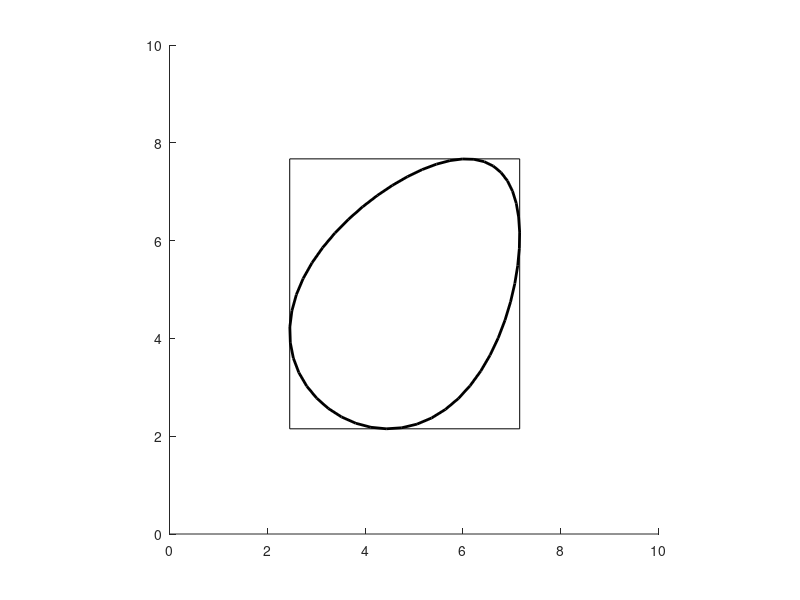

Reproduce this figure in MATLAB.
function egg_box_test()
    eggxample01();

end

function eggxample01()
    %set the oval hyper-parameters
    egg_params = struct();
    egg_params.a = 3; egg_params.b = 2; egg_params.c = .15;

    %specify the position and orientation of the egg
    x0 = 5; y0 = 5; theta = 1;
    %set up the axis
    hold on; axis equal; axis square
    axis([0,10,0,10])
    
    s_perimeter = linspace(0,1,50);

    [V_vals, G_vals] = egg_func(s_perimeter,x0,y0,theta,egg_params);
        
    plot(V_vals(1,:),V_vals(2,:),'k','LineWidth',2);

    s_tangent = .3;
    [V_tangent, G_tangent] = egg_func(s_tangent,x0,y0,theta,egg_params);
    
    %plot(V_tangent(1,:),V_tangent(2,:),'ro','MarkerFaceColor','r','MarkerSize',4);
    %plot(V_tangent(1)+[0,G_tangent(1)],V_tangent(2)+[0,G_tangent(2)],'k','LineWidth',2);
    %plot(V_vals(1,:),V_vals(2,:),'ro','MarkerFaceColor','r','MarkerSize',4);

    [xmin,xmax,ymin,ymax] = find_bounding_box(x0,y0,theta,egg_params);

    plot([xmin,xmax,xmax,xmin,xmin],[ymin,ymin,ymax,ymax,ymin],'k');

end

function [xmin, xmax, ymin, ymax] = find_bounding_box(x0, y0, theta, egg_params)
    
    egg_wrapper_func2_x = @(s_in) egg_wrapper_func1_x(s_in,x0,y0,theta,egg_params);
    egg_wrapper_func2_y = @(s_in) egg_wrapper_func1_y(s_in,x0,y0,theta,egg_params);

    s_guess_list = 0:.2:1;

    dxtol = 1e-14; ytol = 1e-14; max_iter = 200; dfdxmin = 1e-8;

    x_list = [];
    y_list = [];
    for s_guess = s_guess_list
        s_rootx = orion_secant(egg_wrapper_func2_x,s_guess,s_guess+1e-4,dxtol,ytol,max_iter,dfdxmin);
        [V,~] = egg_func(s_rootx,x0,y0,theta,egg_params);
        x_list(end+1) = V(1);

        s_rooty = orion_secant(egg_wrapper_func2_y,s_guess,s_guess+1e-4,dxtol,ytol,max_iter,dfdxmin);
        [V,~] = egg_func(s_rooty,x0,y0,theta,egg_params);
        y_list(end+1) = V(2);

    end

    xmin = min(x_list);
    xmax = max(x_list);
    ymin = min(y_list);
    ymax = max(y_list);
end

function Gx = egg_wrapper_func1_x(s,x0,y0,theta,egg_params)
    [~,G] = egg_func(s,x0,y0,theta,egg_params);
    Gx = G(1);
end

function Gy = egg_wrapper_func1_y(s,x0,y0,theta,egg_params)
    [~,G] = egg_func(s,x0,y0,theta,egg_params);
    Gy = G(2); 
end



% y0 = 1
% %set up axis
% hold on; axis equal; axis square;
% 
% 
% [V_vals, G_vals] = egg_func(s_perimeter, x0,y0,theta,egg_params)
% 
% plot(V_vals(1:)), 

%This function generates the parametric curve describing an oval
%INPUTS:
%s: the curve parametr. s is a number from 0 to 1. The curve function has a
% period of 1, so s=.3 and s=1.3 will generate the same output
% s can also be a list (row vector) of numbers
%theta: rotation of the oval. theta is a number from 0 to 2*pi.
% Increasing theta rotates the oval counterclockwise
%x0: horizontal offset of the oval
%y0: vertical offset of the oval
%egg_params: a struct describing the hyperparameters of the oval
% egg_params has three variables, a,b, and c
% without any rotation/translation, the oval satisfies the equation:
% xˆ2/aˆ2 + (yˆ2/bˆ2)*eˆ(c*x) = 1
% tweaking a,b,c changes the shape of the oval
%OUTPUTS:
%V: the position of the point on the oval given the inputs
% If s is a single number, then V will have the form of a column vector
% [x_out;y_out] where (x_out,y_out) are the coordinates of the point on
% the oval. If the input t is a list of numbers (a row vector) i.e.:
% s = [s_1,...,s_N]
% then V will be an 2xN matrix:
% [x_1,...,x_N; y_1,...,y_N]
% where (x_i,y_i) correspond to input s_i
%G: the gradient of V taken with respect to s
% If s is a single number, then G will be the column vector [dx/ds; dy/ds]
% If s is the list [s_1,...,s_N], then G will be the 2xN matrix:
% [dx_1/ds_1,...,dx_N/ds_N; dy_1/ds_1,...,dy_N/ds_N]
function [V, G] = egg_func(s,x0,y0,theta,egg_params)
%unpack the struct
a=egg_params.a;
b=egg_params.b;
c=egg_params.c;
%compute x (without rotation or translation)
x = a*cos(2*pi*s);
%useful intermediate variable
f = exp(-c*x/2);
%compute y (without rotation or translation)
y = b*sin(2*pi*s).*f;
%compute the derivatives of x and y (without rotation or translation)
dx = -2*pi*a*sin(2*pi*s);
df = (-c/2)*f.*dx;
dy = 2*pi*b*cos(2*pi*s).*f + b*sin(2*pi*s).*df;
%rotation matrix corresponding to theta
R = [cos(theta),-sin(theta);sin(theta),cos(theta)];
%compute position and gradient for rotated + translated oval
V = R*[x;y]+[x0*ones(1,length(theta));y0*ones(1,length(theta))];
G = R*[dx;dy];
end

function x_root = orion_secant(fun,x_guess0,x_guess1,dxtol,ytol,max_iter,dfdxmin)
    delta_x = 2*dxtol;

    fval0 = fun(x_guess0);
    fval1 = fun(x_guess1);


    dfdx = (fval1-fval0)/(x_guess1-x_guess0);
    count = 0;

    while count<max_iter && abs(delta_x) > dxtol && abs(fval1) > ytol && abs(dfdx) > dfdxmin
        count = count+1;

        delta_x = -fval1/dfdx;
        x_guess2 = x_guess1 + delta_x;
        fval2 = fun(x_guess1);

        x_guess0 = x_guess1;
        fval0 = fval2;

        x_guess1 = x_guess2;
        fval1 = fval2;

        dfdx = (fval1-fval0)/(x_guess1-x_guess0);
    end
    x_root = x_guess1;
end
